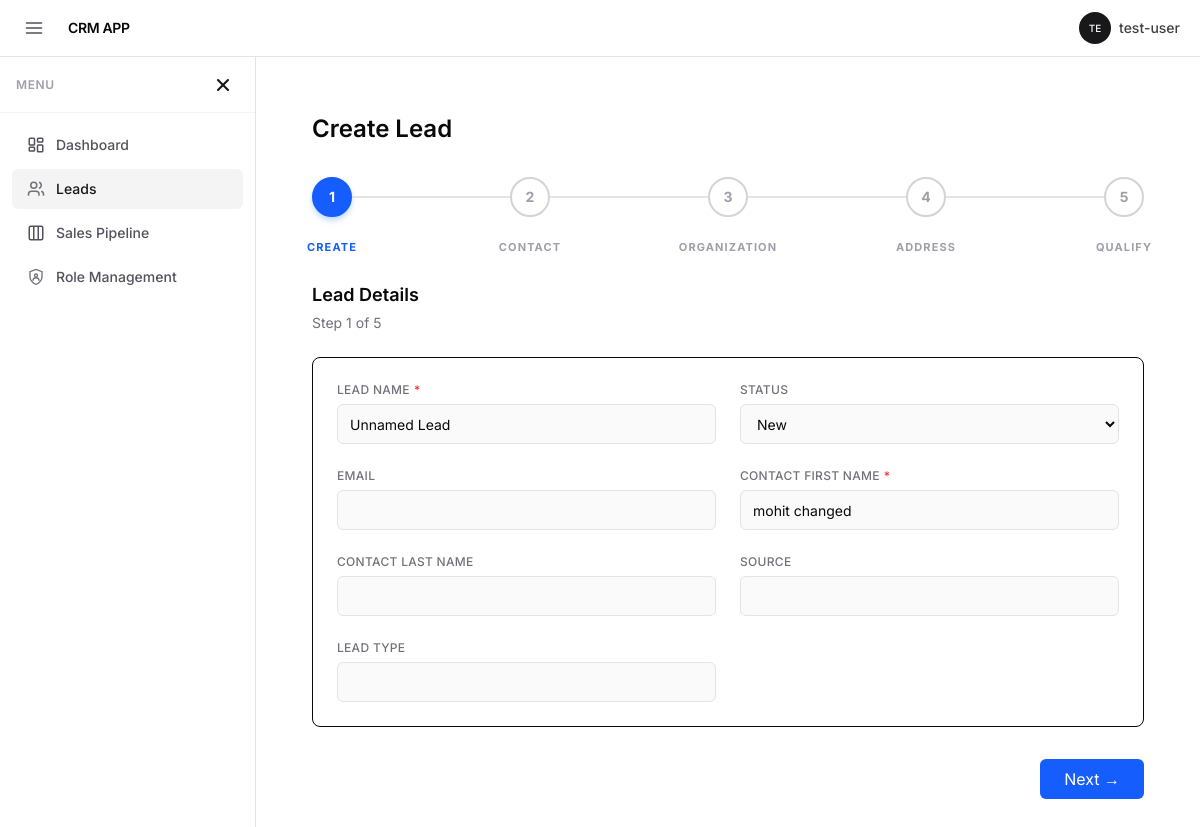
Page /dashboard/leads/6/edit/1/ (signed in) on the earlier database version.
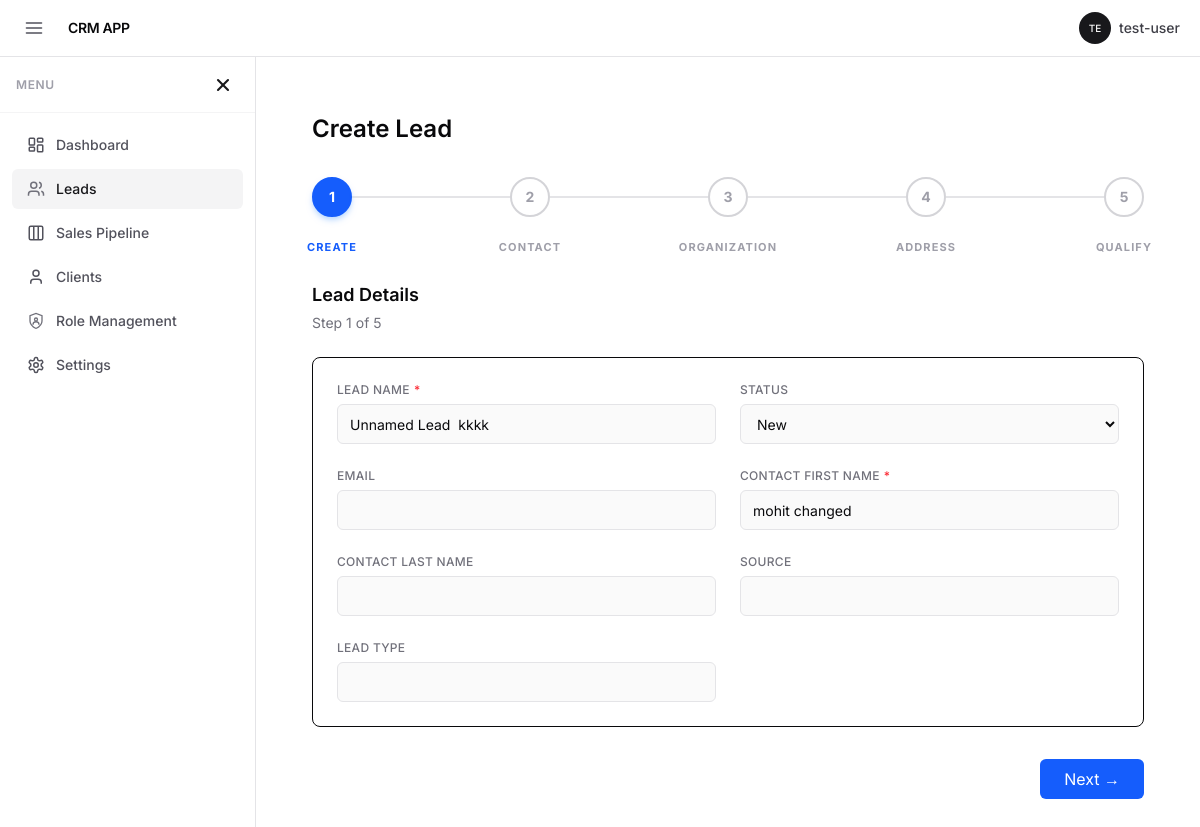
Same page on the later database version.
### lead/models.py (models this page shows, shortened)
class Lead(models.Model):
    lead_name = models.CharField(
        max_length=200,
        help_text="Display name for the lead (e.g. ACME Website Enquiry)"
    )
    email = models.EmailField(blank=True)
    STATUS_CHOICES = (
        ('new', 'New'),
        ('contacted', 'Contacted'),
        ('qualified', 'Qualified'),
        ('won', 'Won'),
        ('lost', 'Lost'),
    )
    status = models.CharField(
        max_length=20,
        choices=STATUS_CHOICES,
        default='new'
    )
    lead_owner = models.ForeignKey(
        User,
        on_delete=models.SET_NULL,
        null=True,
        blank=True,
        related_name="owned_leads"
    )
    converted_to_client = models.BooleanField(default=False)
    salutation = models.CharField(max_length=20, blank=True)
    gender = models.CharField(max_length=20, blank=True)
    first_name = models.CharField(max_length=100, blank=True)
    middle_name = models.CharField(max_length=100, blank=True)
    last_name = models.CharField(max_length=100, blank=True)
    job_title = models.CharField(max_length=100, blank=True)
    series = models.CharField(
        max_length=100,
        default="CRM-LEAD-.YYYY.-",
        blank=True
    )
    source = models.CharField(max_length=100, blank=True)
    lead_type = models.CharField(max_length=50, blank=True)
    request_type = models.CharField(max_length=50, blank=True)
    mobile_no = models.CharField(max_length=20, blank=True)
    phone = models.CharField(max_length=20, blank=True)
    phone_ext = models.CharField(max_length=10, blank=True)
    whatsapp = models.CharField(max_length=20, blank=True)
    website = models.URLField(blank=True)
    fax = models.CharField(max_length=50, blank=True)
    organization_name = models.CharField(max_length=200, blank=True)
    annual_revenue = models.CharField(max_length=100, blank=True)
    territory = models.CharField(max_length=100, blank=True)
    no_of_employees = models.CharField(max_length=50, blank=True)
    industry = models.CharField(max_length=100, blank=True)
    market_segment = models.CharField(max_length=100, blank=True)
    city = models.CharField(max_length=100, blank=True)
    state = models.CharField(max_length=100, blank=True)
    country = models.CharField(max_length=100, default='India', blank=True)
    qualification_status = models.CharField(
        max_length=50,
        default='Unqualified',
        blank=True
    )
    qualified_by = models.CharField(max_length=100, blank=True)
    qualified_on = models.DateField(null=True, blank=True)
    campaign_name = models.CharField(max_length=100, blank=True)
    print_language = models.CharField(max_length=50, default='English', blank=True)
    disabled = models.BooleanField(default=False)
    unsubscribed = models.BooleanField(default=False)
    blog_subscriber = models.BooleanField(default=False)
    created_at = models.DateTimeField(auto_now_add=True)
    modified_at = models.DateTimeField(auto_now=True)
    deleted_at = models.DateTimeField(null=True, blank=True)
    deleted_by = models.ForeignKey(
        User,
        null=True,
        blank=True,
        on_delete=models.SET_NULL,
        related_name="deleted_leads"
    )

### lead/views.py (the view)
# urls.py: path('<int:pk>/edit/<int:step>/', views.lead_wizard, name='edit_lead_step'),
@login_required
def lead_wizard(request, step=1, pk=None):
    step = int(step)
    STEPS = {
        1: LeadStep1Form,
        2: LeadStep2Form,
        3: LeadStep3Form,
        4: LeadStep4Form,
        5: LeadStep5Form,
    }
    STEP_TITLES = {
        1: "Lead Details",
        2: "Contact Person",
        3: "Contact Information",
        4: "Organization & Address",
        5: "Qualification & Assignment",
    }
    total_steps = len(STEPS)
    session_key = f"lead_wizard_{pk or 'new'}"
    instance = None
    if pk:
        instance = get_object_or_404(
            Lead,
            pk=pk,
            lead_owner=request.user,
            deleted_at__isnull=True
        )
        if session_key not in request.session:
            request.session[session_key] = {}
            for field in Lead._meta.fields:
                if field.name in ['id', 'created_at', 'modified_at']:
                    continue
                value = getattr(instance, field.name)
                if field.is_relation:
                    value = value.id if value else None
                request.session[session_key][field.name] = value
    session_data = request.session.get(session_key, {})
    form_class = STEPS[step]
    if request.method == 'POST':
        form = form_class(request.POST)
        if form.is_valid():
            session_data.update(form.cleaned_data)
            request.session[session_key] = session_data
            if step < total_steps:
                if pk:
                    return redirect('edit_lead_step', pk=pk, step=step + 1)
                else:
                    return redirect('add_lead_step', step=step + 1)
            if instance:
                for key, value in session_data.items():
                    field = Lead._meta.get_field(key)
                    if field.is_relation:
                        setattr(instance, f"{key}_id", value)
                    else:
                        setattr(instance, key, value)
                instance.save()
            else:
                Lead.objects.create(
                    **session_data,
                    lead_owner=request.user
                )
            request.session.pop(session_key, None)
            messages.success(request, "Lead saved successfully")
            return redirect('leads_list')
    else:
        form = form_class(initial=session_data)
    progress_percent = int((step - 1) / (total_steps - 1) * 100)
    return render(request, 'lead/add_lead.html', {
        'form': form,
        'step': step,
        'total_steps': total_steps,
        'step_title': STEP_TITLES[step],
        'stepper_labels': STEPPER_LABELS,
        'progress_percent': progress_percent,
        'is_edit': bool(pk),
    })

### lead/forms.py
class LeadStep1Form(StyledModelForm):
    REQUIRED_IN_STEP = ['first_name','lead_name']
    class Meta:
        model = Lead
        fields = [
            'lead_name',
            'status',
            'email',
            'first_name',
            'last_name',
            'source',
            'lead_type',
        ]
        labels = {
            'lead_name': 'Lead Name',
            'first_name': 'Contact First Name',
            'last_name': 'Contact Last Name',
        }

### crm/context_processors.py (called while the page is built)
def app_settings(request):
    setting = AppSetting.objects.first()
    return {
        'app_setting': setting
    }

### userprofile/context_processors.py (called while the page is built)
def sidebar_visibility(request):
    auth_pages = [
        'login',
        'signup',
        'login_otp',
        'verify_login_otp',
        'forgot_password',
        'verify_otp',
        'reset_password'
    ]
    current_url_name = request.resolver_match.url_name if request.resolver_match else None
    show_shell = request.user.is_authenticated and current_url_name not in auth_pages
    return {
        'show_app_shell': show_shell
    }

### lead/templates/lead/add_lead.html (shortened to what this page needs)
{% extends 'core/base.html' %}
{% block content %}
<div class="max-w-6xl mx-auto p-6">
    {% if "leads.create" in request.user_perms %}
    <h1 class="text-2xl font-semibold mb-8">
        Create Lead
    </h1>
    <div class="flex items-center w-full max-w-4xl mx-auto mb-16">
        {% for label in stepper_labels %}
        {% with idx=forloop.counter %}
        <div class="relative flex flex-col items-center group">
            <div class="w-10 h-10 rounded-full flex items-center justify-center border-2 transition-all duration-500 z-10
                {% if step >= idx %}
                    bg-blue-600 border-blue-600 shadow-md shadow-blue-200
                {% else %}
                    bg-white border-zinc-300
                {% endif %}">
                {% if step > idx %}
                <svg class="w-6 h-6 text-white" fill="none" stroke="currentColor" viewBox="0 0 24 24">
                    <path stroke-linecap="round" stroke-linejoin="round" stroke-width="3"
                          d="M5 13l4 4L19 7"></path>
                </svg>
                {% else %}
                <span class="{% if step == idx %}text-white{% else %}text-zinc-400{% endif %} text-sm font-bold">
                    {{ idx }}
                </span>
                {% endif %}
            </div>
            <div class="absolute -bottom-10 w-32 text-center">
                <span class="text-[11px] font-bold uppercase tracking-widest
                    {% if step == idx %} text-blue-600 {% else %} text-zinc-400 {% endif %}">
                    {{ label }}
                </span>
            </div>
        </div>
        {% if not forloop.last %}
        <div class="flex-1 h-[2px]
            {% if step > idx %} bg-blue-600 {% else %} bg-zinc-200 {% endif %}">
        </div>
        {% endif %}
        {% endwith %}
        {% endfor %}
    </div>
    <h2 class="text-lg font-semibold mb-1">{{ step_title }}</h2>
    <p class="text-sm text-zinc-500 mb-6">
        Step {{ step }} of {{ total_steps }}
    </p>
    <form method="post" novalidate>
        <div class="bg-white border rounded-lg p-6 grid grid-cols-1 md:grid-cols-2 gap-6">
            {% for field in form %}
                {% include 'partials/form_field.html' with field=field %}
            {% endfor %}
        </div>
        <div class="flex justify-between mt-8">
            <button type="submit"
                    class="px-6 py-2 bg-blue-600 text-white rounded-md">
                {% if step == total_steps %}
                    Save Lead
                {% else %}
                    Next →
                {% endif %}
            </button>
        </div>
    </form>
    {% else %}
    <div class="bg-yellow-50 border border-yellow-200 text-yellow-800 p-6 rounded-lg">
        You do not have permission to create leads.
    </div>
    {% endif %}
</div>
{% endblock %}

### accounts/templates/core/base.html (shortened to what the changed rows need)
<!doctype html>
<html lang="en">
<head>
    <script src="https://cdn.jsdelivr.net/npm/@tailwindcss/browser@4"></script>
</head>
<body class="h-screen overflow-hidden bg-white text-zinc-950 flex flex-col" x-data="{
    sidebarOpen: localStorage.getItem('sidebarOpen') !=='false',
    toggle() {
        this.sidebarOpen = !this.sidebarOpen;
        localStorage.setItem('sidebarOpen', this.sidebarOpen);
    }
  }"
>
    <div class="flex flex-1 overflow-hidden">
        {% if request.show_app_shell %}
        <aside x-show="sidebarOpen" x-cloak
            class="fixed inset-y-0 left-0 z-50 w-64 bg-white border-r border-zinc-200 transition-transform md:static md:translate-x-0 flex flex-col overflow-hidden"
            :class="sidebarOpen ? 'translate-x-0' : '-translate-x-full'">
            <nav class="flex-1 overflow-y-auto p-3 space-y-1">
                <a href="{% url 'dashboard' %}"
                    class="flex items-center px-3 py-2 rounded-md text-sm font-medium transition-colors
                    {% if request.resolver_match.url_name == 'dashboard' %} bg-zinc-100 text-zinc-900 {% else %} text-zinc-600 hover:bg-zinc-50 hover:text-zinc-900 {% endif %}">
                    <div class="w-6 h-6 flex items-center justify-center mr-2">
                    </div>
                    Dashboard
                </a>
                {% if request.sidebar.leads %}
                <a href="{% url 'leads_list' %}"
                    class="flex items-center px-3 py-2 rounded-md text-sm font-medium transition-colors
                    {% if 'leads' in request.path %} bg-zinc-100 text-zinc-900 {% else %} text-zinc-600 hover:bg-zinc-50 hover:text-zinc-900 {% endif %}">
                    <div class="w-6 h-6 flex items-center justify-center mr-2 text-zinc-500">
                    </div>
                    Leads
                </a>
                {% endif %}
                {% if request.sidebar.pipeline %}
                <a href="{% url 'leads_pipeline' %}"
                    class="flex items-center px-3 py-2 rounded-md text-sm font-medium transition-colors
                    {% if 'pipeline' in request.path %} bg-zinc-100 text-zinc-900 {% else %} text-zinc-600 hover:bg-zinc-50 hover:text-zinc-900 {% endif %}">
                    <div class="w-6 h-6 flex items-center justify-center mr-2">
                    </div>
                    Sales Pipeline
                </a>
                {% endif %}
                {% if request.sidebar.clients %}
                <a href="{% url 'clients_list' %}"
                    class="flex items-center px-3 py-2 rounded-md text-sm font-medium transition-colors
                    {% if 'clients' in request.path %} bg-zinc-100 text-zinc-900 {% else %} text-zinc-600 hover:bg-zinc-50 hover:text-zinc-900 {% endif %}">
                    <div class="w-6 h-6 flex items-center justify-center mr-2">
                        <svg width="18" height="18" viewBox="0 0 24 24" fill="none" stroke="currentColor" stroke-width="2"><path d="M19 21v-2a4 4 0 0 0-4-4H9a4 4 0 0 0-4 4v2" /><circle cx="12" cy="7" r="4" /></svg>
                    </div>
                    Clients
                </a>
                {% endif %}
                {% if request.sidebar.roles %}
                <a href="{% url 'roles:user_list' %}"
                   class="flex items-center px-3 py-2 rounded-md text-sm font-medium transition-colors
                    {% if 'roles' in request.path %} bg-zinc-100 text-zinc-900 {% else %} text-zinc-600 hover:bg-zinc-50 hover:text-zinc-900 {% endif %}">
                    <div class="w-6 h-6 flex items-center justify-center mr-2 text-zinc-500">
                    </div>
                    Role Management
                </a>
                {% endif %}
                {% if request.sidebar.settings %}
                <a href="{% url 'app_settings' %}"
                    class="flex items-center px-3 py-2 rounded-md text-sm font-medium transition-colors
                    {% if 'settings' in request.path %} bg-zinc-100 text-zinc-900 {% else %} text-zinc-600 hover:bg-zinc-50 hover:text-zinc-900 {% endif %}">
                    <div class="w-6 h-6 flex items-center justify-center mr-2">
                    </div>
                    Settings
                </a>
                {% endif %}
            </nav>
        </aside>
        {% endif %}
        <main class="flex-1 overflow-y-auto bg-white min-w-0">
            <div class="px-8 py-8">
                {% block content %}{% endblock %}
            </div>
        </main>
    </div>
</body>
</html>

### lead/templates/partials/form_field.html (shortened to what this page needs)
<div class="space-y-1.5">
    <label class="block text-xs font-medium text-zinc-500 uppercase tracking-wide">
        {{ field.label }}{% if field.field.required %}<span class="text-red-500 ml-1">*</span>{% endif %}
    </label>
    {{ field }}
</div>

Differences in the rows shown:
changed Lead "New": lead_name "Unnamed Lead" → "Unnamed Lead kkkk"
Other differences:
text now shown: "Clients Settings"
